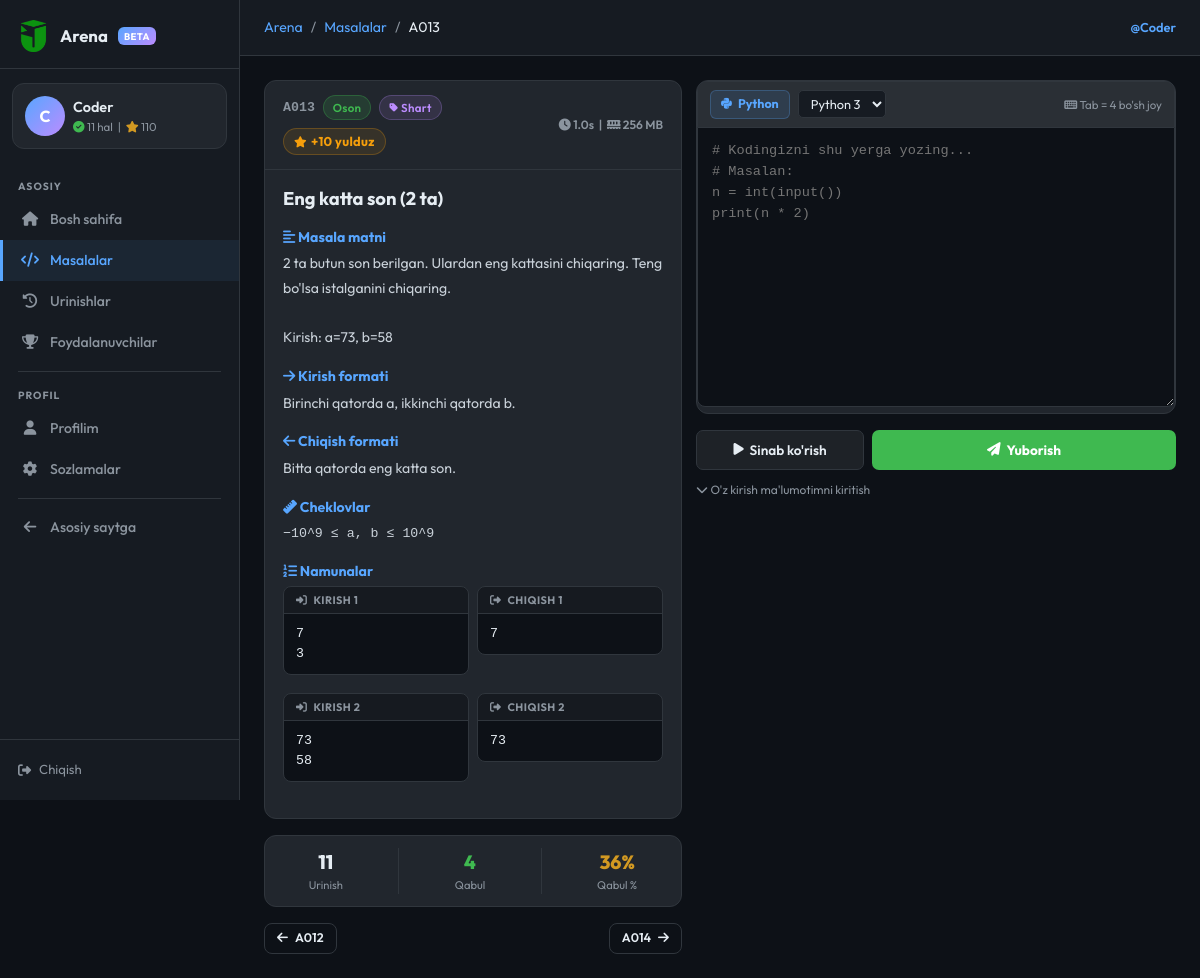
The page /arena/problems/13 (signed in) on the database as committed earlier.
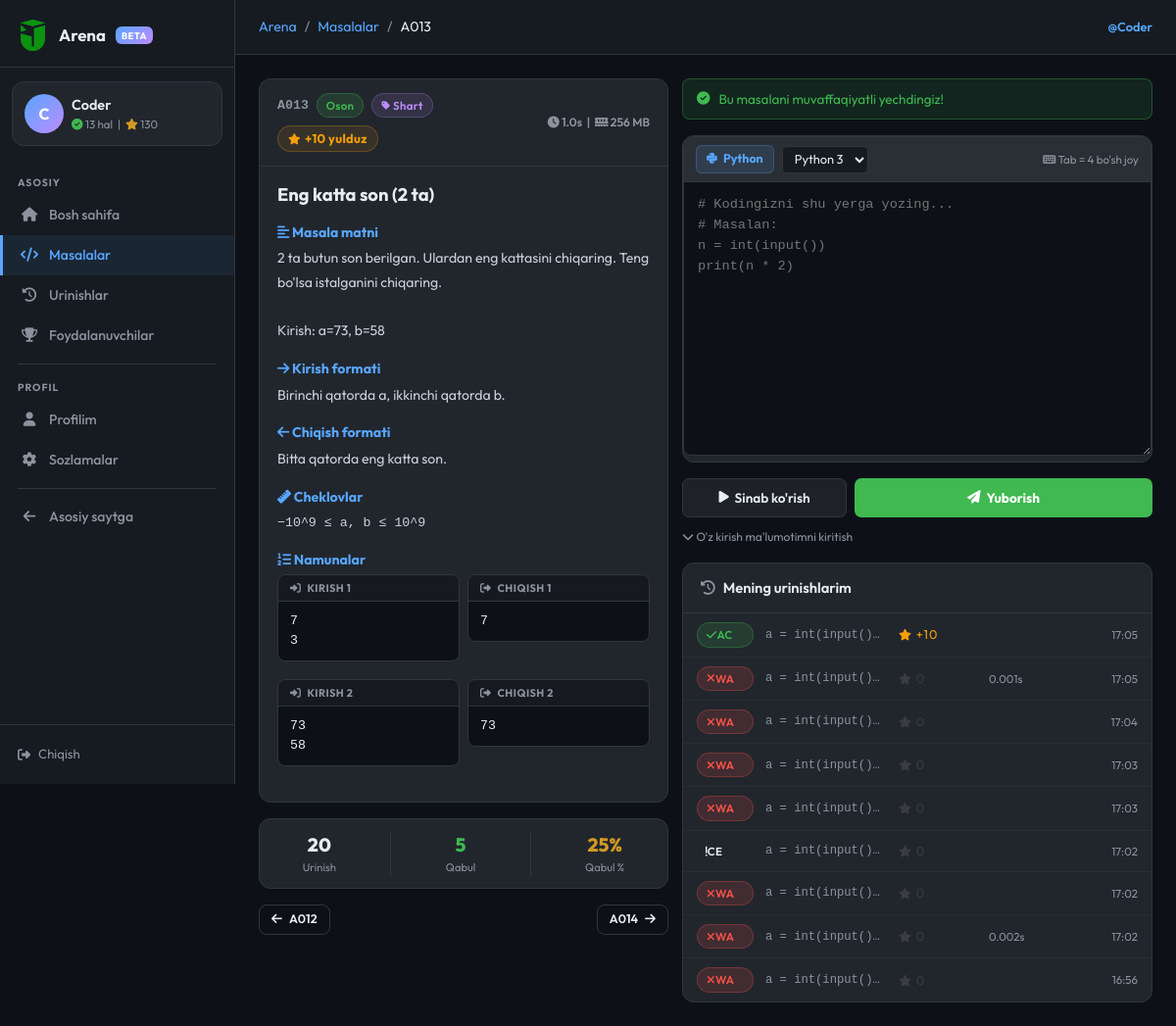
The same page on the database as committed later.
### models.py (models this page shows, shortened)
class ArenaUser(db.Model):
    __tablename__ = 'arena_users'
    id = db.Column(db.Integer, primary_key=True)
    username = db.Column(db.String(50), unique=True, nullable=False)
    full_name = db.Column(db.String(100), nullable=False)
    age = db.Column(db.Integer)
    password_hash = db.Column(db.String(256), nullable=False)
    bio = db.Column(db.Text, default='')
    rating = db.Column(db.Integer, default=0)
    problems_solved = db.Column(db.Integer, default=0)
    total_stars = db.Column(db.Integer, default=0)
    created_at = db.Column(db.DateTime, default=tashkent_now)
    last_seen = db.Column(db.DateTime, default=tashkent_now)
    submissions = db.relationship('ArenaSubmission', backref='user', lazy='dynamic')
    __table_args__ = (
        db.Index('ix_arena_user_username', 'username'),
        db.Index('ix_arena_user_rating', 'rating'),
    )

class ArenaProblem(db.Model):
    __tablename__ = 'arena_problems'
    id = db.Column(db.Integer, primary_key=True)
    code = db.Column(db.String(10), unique=True, nullable=False)  # A001, M005
    title = db.Column(db.String(200), nullable=False)
    description = db.Column(db.Text, nullable=False)
    input_format = db.Column(db.Text, default='')
    output_format = db.Column(db.Text, default='')
    constraints = db.Column(db.Text, default='')
    examples = db.Column(db.Text, default='[]')  # JSON: [{input, output, explanation}]
    hidden_tests = db.Column(db.Text, default='[]')  # JSON: [{input, output}] — foydalanuvchiga ko'rsatilmaydi
    difficulty = db.Column(db.String(10), default='easy')   # easy / medium / hard
    category = db.Column(db.String(50), default='general')
    correct_answer = db.Column(db.Text, default='')          # for auto-grading
    time_limit = db.Column(db.Float, default=1.0)            # seconds (display)
    memory_limit = db.Column(db.Integer, default=256)        # MB (display)
    is_active = db.Column(db.Boolean, default=True)
    created_at = db.Column(db.DateTime, default=tashkent_now)
    accepted_count = db.Column(db.Integer, default=0)
    submission_count = db.Column(db.Integer, default=0)
    submissions = db.relationship('ArenaSubmission', backref='problem', lazy='dynamic')
    __table_args__ = (
        db.Index('ix_arena_problem_difficulty', 'difficulty'),
        db.Index('ix_arena_problem_category', 'category'),
        db.Index('ix_arena_problem_active', 'is_active'),
    )

class ArenaSubmission(db.Model):
    __tablename__ = 'arena_submissions'
    id = db.Column(db.Integer, primary_key=True)
    user_id = db.Column(db.Integer, db.ForeignKey('arena_users.id'), nullable=False)
    problem_id = db.Column(db.Integer, db.ForeignKey('arena_problems.id'), nullable=False)
    code = db.Column(db.Text, default='')            # submitted source code
    language = db.Column(db.String(20), default='python')
    answer = db.Column(db.Text, default='')          # program's stdout (for display)
    status = db.Column(db.String(5), default='PE')   # AC / WA / TLE / RE / CE / PE
    time_used = db.Column(db.Float, default=0.0)     # execution time in seconds
    error_msg = db.Column(db.Text, default='')       # stderr / error text
    tests_passed = db.Column(db.Integer, default=0)  # nechta test o'tdi
    tests_total = db.Column(db.Integer, default=0)   # jami testlar soni
    stars = db.Column(db.Integer, default=0)         # 0–5 yulduz
    submitted_at = db.Column(db.DateTime, default=tashkent_now)
    __table_args__ = (
        db.Index('ix_arena_sub_user', 'user_id'),
        db.Index('ix_arena_sub_problem', 'problem_id'),
        db.Index('ix_arena_sub_user_status', 'user_id', 'status'),
    )

### routes/arena.py (the view)
@arena_bp.route('/problems/<int:pid>')
def problem_detail(pid):
    problem = ArenaProblem.query.filter_by(id=pid, is_active=True).first_or_404()
    try:
        examples = json.loads(problem.examples or '[]')
    except (ValueError, TypeError):
        examples = []
    uid = session.get('arena_user_id')
    my_subs = []
    already_solved = False
    if uid:
        my_subs = (ArenaSubmission.query
                   .filter_by(user_id=uid, problem_id=pid)
                   .order_by(ArenaSubmission.submitted_at.desc())
                   .limit(10).all())
        already_solved = any(s.status == 'AC' for s in my_subs)
    prev_p = (ArenaProblem.query.filter_by(is_active=True)
              .filter(ArenaProblem.code < problem.code)
              .order_by(ArenaProblem.code.desc()).first())
    next_p = (ArenaProblem.query.filter_by(is_active=True)
              .filter(ArenaProblem.code > problem.code)
              .order_by(ArenaProblem.code.asc()).first())
    return render_template('arena/problem_detail.html',
                           problem=problem,
                           examples=examples,
                           my_subs=my_subs,
                           already_solved=already_solved,
                           prev_p=prev_p,
                           next_p=next_p)

### models.py (called while the page is built)
def tashkent_now():
    return datetime.utcnow() + timedelta(hours=5)

### routes/arena.py (called while the page is built)
def _current_user():
    uid = session.get('arena_user_id')
    if not uid:
        return None
    return ArenaUser.query.get(uid)

@arena_bp.context_processor
def _inject():
    u = _current_user()
    if u:
        u.last_seen = tashkent_now()
        try:
            db.session.commit()
        except Exception:
            db.session.rollback()
    return dict(arena_user=u)

### templates/arena/problem_detail.html (shortened to what the changed rows need)
{% extends "arena/base.html" %}
{% block breadcrumb %}
  <li class="breadcrumb-item"><a href="{{ url_for('arena.problems') }}">Masalalar</a></li>
  <li class="breadcrumb-item active">{{ problem.code }}</li>
{% endblock %}
{% block content %}
<div class="pd-wrap">
  <div>
    <div class="ar-card mb-3">
      {% set prob_stars = {'easy': 10, 'medium': 25, 'hard': 50}[problem.difficulty] if problem.difficulty in ('easy','medium','hard') else 10 %}
      <div class="ar-card-header justify-content-between">
        <div class="d-flex align-items-center gap-2 flex-wrap">
          <span style="font-family:'Courier New',monospace; color:var(--ar-muted); font-size:.83rem;">{{ problem.code }}</span>
          <span class="ar-badge badge-{{ problem.difficulty }}">
            {% if problem.difficulty == 'easy' %}Oson{% elif problem.difficulty == 'medium' %}O'rta{% else %}Qiyin{% endif %}
          </span>
          {% if problem.category %}
          <span class="ar-badge" style="background:rgba(188,140,255,.12); color:var(--ar-purple); border:1px solid rgba(188,140,255,.25);">
            <i class="fas fa-tag" style="font-size:.6rem; margin-right:3px;"></i>{{ problem.category }}
          </span>
          {% endif %}
          <span title="Bu masalani to'liq yechsangiz {{ prob_stars }} yulduz olasiz"
                style="display:inline-flex; align-items:center; gap:4px; font-size:.8rem;
                       color:#f59e0b; background:rgba(245,158,11,.1);
                       border:1px solid rgba(245,158,11,.25); border-radius:20px;
                       padding:3px 10px; font-weight:700; letter-spacing:.3px;">
            <i class="fas fa-star" style="font-size:.7rem;"></i>
            +{{ prob_stars }} yulduz
          </span>
        </div>
        <div style="font-size:.75rem; color:var(--ar-muted); white-space:nowrap;">
          <i class="fas fa-clock"></i> {{ problem.time_limit }}s &nbsp;|&nbsp;
          <i class="fas fa-memory"></i> {{ problem.memory_limit }} MB
        </div>
      </div>
      <div class="ar-card-body">
        <h2 style="font-size:1.15rem; font-weight:700; margin:0 0 14px;">{{ problem.title }}</h2>
        <div class="problem-body">
          <h3><i class="fas fa-align-left"></i> Masala matni</h3>
          <p style="white-space:pre-wrap;">{{ problem.description }}</p>
          {% if problem.input_format %}
          <h3><i class="fas fa-arrow-right"></i> Kirish formati</h3>
          <p>{{ problem.input_format }}</p>
          {% endif %}
          {% if problem.output_format %}
          <h3><i class="fas fa-arrow-left"></i> Chiqish formati</h3>
          <p>{{ problem.output_format }}</p>
          {% endif %}
          {% if problem.constraints %}
          <h3><i class="fas fa-ruler"></i> Cheklovlar</h3>
          <p style="font-family:'Courier New',monospace; font-size:.83rem;">{{ problem.constraints }}</p>
          {% endif %}
          {% if examples %}
          <h3><i class="fas fa-list-ol"></i> Namunalar</h3>
          {% for ex in examples %}
          <div class="row g-2 mb-2">
            <div class="col-6">
              <div class="example-box">
                <div class="ex-head"><i class="fas fa-sign-in-alt"></i> Kirish {{ loop.index }}</div>
                <pre>{{ ex.input or '(bo\'sh)' }}</pre>
              </div>
            </div>
            <div class="col-6">
              <div class="example-box">
                <div class="ex-head"><i class="fas fa-sign-out-alt"></i> Chiqish {{ loop.index }}</div>
                <pre>{{ ex.output or '(bo\'sh)' }}</pre>
              </div>
            </div>
          </div>
          {% endfor %}
          {% endif %}
        </div>
      </div>
    </div>
    <div class="ar-card mb-3">
      <div class="ar-card-body" style="padding:12px 16px;">
        <div class="d-flex justify-content-around text-center">
          <div>
            <div style="font-size:1.2rem; font-weight:800; color:var(--ar-text);">{{ problem.submission_count }}</div>
            <div style="font-size:.7rem; color:var(--ar-muted);">Urinish</div>
          </div>
          <div>
            <div style="font-size:1.2rem; font-weight:800; color:var(--ar-green);">{{ problem.accepted_count }}</div>
            <div style="font-size:.7rem; color:var(--ar-muted);">Qabul</div>
          </div>
          <div>
            <div style="font-size:1.2rem; font-weight:800; color:var(--ar-yellow);">
              {% if problem.submission_count %}{{ (problem.accepted_count/problem.submission_count*100)|round|int }}%{% else %}—{% endif %}
            </div>
            <div style="font-size:.7rem; color:var(--ar-muted);">Qabul %</div>
          </div>
        </div>
      </div>
    </div>
  </div>
  <div class="editor-panel">
    {% if arena_user %}
      {% if already_solved %}
      <div class="ar-alert ar-alert-success mb-3" style="padding:10px 14px; font-size:.84rem;">
        <i class="fas fa-check-circle"></i> Bu masalani muvaffaqiyatli yechdingiz!
      </div>
      {% endif %}
      <div class="ar-card mb-3">
        <div class="editor-toolbar">
        </div>
        <textarea id="codeEditor" spellcheck="false" autocomplete="off" autocorrect="off"
                  placeholder="# Kodingizni shu yerga yozing...
# Masalan:
n = int(input())
print(n * 2)
"></textarea>
      </div>
      <div class="action-row">
        <button id="btnRun" class="btn-run" onclick="runCode()">
        </button>
        <button id="btnSubmit" class="btn-submit" onclick="submitCode()">
        </button>
      </div>
      <div style="margin-top:6px;">
        <button onclick="toggleStdin()" style="background:none; border:none; color:var(--ar-muted);
                font-size:.75rem; cursor:pointer; padding:0;">
        </button>
      </div>
    {% endif %}
    {% if my_subs %}
    <div class="ar-card mt-3">
      <div class="ar-card-header">
        <i class="fas fa-history" style="color:var(--ar-muted)"></i> Mening urinishlarim
      </div>
      <div>
        {% for s in my_subs %}
        {% set stars = s.stars if s.stars is defined else 0 %}
        <div class="sub-row sub-row-link" data-sid="{{ s.id }}">
          <span class="ar-badge badge-{{ s.status.lower() }}">
            {% if s.status == 'AC' %}<i class="fas fa-check"></i> AC
            {% elif s.status == 'WA' %}<i class="fas fa-times"></i> WA
            {% elif s.status == 'TLE' %}<i class="fas fa-clock"></i> TLE
            {% elif s.status == 'RE' %}<i class="fas fa-bug"></i> RE
            {% elif s.status == 'CE' %} CE
            {% else %}<i class="fas fa-hourglass"></i> PE{% endif %}
          </span>
          <span class="sub-code-preview" title="{{ s.code }}">
            {{ (s.code or '')[:60] }}{% if (s.code or '')|length > 60 %}…{% endif %}
          </span>
          <span class="star-rating" title="{{ s.tests_passed }}/{{ s.tests_total }} test o'tdi">
            {% if s.stars > 0 %}
              <span class="star-filled"><i class="fas fa-star" style="font-size:.72rem;"></i> +{{ s.stars }}</span>
            {% else %}
              <span class="star-empty"><i class="fas fa-star" style="font-size:.72rem;"></i> 0</span>
            {% endif %}
          </span>
          <span style="color:var(--ar-muted); font-size:.72rem; white-space:nowrap;">
            {% if s.time_used %}{{ s.time_used }}s{% endif %}
          </span>
          <span style="color:var(--ar-muted); font-size:.72rem; white-space:nowrap; text-align:right;">
            {{ s.submitted_at.strftime('%H:%M') }}
          </span>
        </div>
        {% endfor %}
      </div>
    </div>
    {% endif %}
  </div>
</div>
{% endblock %}

### templates/arena/base.html (shortened to what the changed rows need)
<!DOCTYPE html>
<html lang="uz">
<head>
  {% set _site_name = "Jahon School Arena — Asilbek Mirolimov" %}
  {% set _base_url  = (config.get("PUBLIC_BASE_URL","") or request.url_root).rstrip("/") %}
  {% set _default_desc = "Jahon School Arena — Asilbek Mirolimov tomonidan yaratilgan dasturlash platformasi. Masalalarni yeching, bilimingizni sinang, reytingda yuqoriga chiqing." %}
  {% set _default_kw   = "jahon school arena, jahon school test, asilbek mirolimov, arena, dasturlash, python, algoritmlar, online judge, bilim sinash, masala, kod, reyting, informatika, uzbekistan" %}
  {% set _og_image     = _base_url + url_for('static', filename='img/logo.png') %}
  <link href="https://cdn.jsdelivr.net/npm/bootstrap@5.3.0/dist/css/bootstrap.min.css" rel="stylesheet">
  <link rel="stylesheet" href="https://cdnjs.cloudflare.com/ajax/libs/font-awesome/6.4.0/css/all.min.css">
</head>
<body>
<aside class="ar-sidebar" id="arSidebar">
  {% if arena_user %}
  <div class="ar-user-card">
    <div class="d-flex align-items-center gap-2">
      <div class="av">{{ arena_user.username[0].upper() }}</div>
      <div style="min-width:0">
        <div class="uname">{{ arena_user.username }}</div>
        <div class="ustats">
          <i class="fas fa-check-circle" style="color:var(--ar-green)"></i>
          {{ arena_user.problems_solved }} hal &nbsp;|&nbsp;
          <i class="fas fa-star" style="color:var(--ar-yellow)"></i>
          {{ arena_user.rating }}
        </div>
      </div>
    </div>
  </div>
  {% endif %}
</aside>
<div class="ar-main">
  <div class="ar-topbar">
    <nav aria-label="breadcrumb">
      <ol class="breadcrumb">
        <li class="breadcrumb-item"><a href="{{ url_for('arena.index') }}">Arena</a></li>
        {% block breadcrumb %}{% endblock %}
      </ol>
    </nav>
    <div class="ms-auto" style="font-size:0.8rem; color:var(--ar-muted);">
      {% if arena_user %}
      <a href="{{ url_for('arena.profile', username=arena_user.username) }}"
         style="color:var(--ar-primary); text-decoration:none; font-weight:600;">
        @{{ arena_user.username }}
      </a>
      {% else %}
      <a href="{{ url_for('arena.login') }}" style="color:var(--ar-primary); text-decoration:none;">Kirish</a>
      &nbsp;/&nbsp;
      <a href="{{ url_for('arena.register') }}" style="color:var(--ar-muted); text-decoration:none;">Ro'yxat</a>
      {% endif %}
    </div>
  </div>
  <div class="ar-content">
    {% block content %}{% endblock %}
  </div>
</div>
</body>
</html>

Rows that differ between the two databases and show on the page:
changed ArenaUser "Coder": problems_solved "11" → "13"; rating "110" → "130"
changed ArenaProblem "Eng katta son (2 ta)": submission_count "11" → "20"; accepted_count "4" → "5"; accepted_count+submission_count "36" → "25"
added ArenaSubmission: status "AC" (drawn), code "a = int(input()…", stars "10", submitted_at "17:05"
added ArenaSubmission: status "WA" (drawn), code "a = int(input()…", stars 0 (drawn), time_used "0.001", submitted_at "17:05"
added ArenaSubmission: status "WA" (drawn), code "a = int(input()…", stars 0 (drawn), submitted_at "17:04"
added ArenaSubmission: status "WA" (drawn), code "a = int(input()…", stars 0 (drawn), submitted_at "17:03"
added ArenaSubmission: status "WA" (drawn), code "a = int(input()…", stars 0 (drawn), submitted_at "17:03"
added ArenaSubmission: status "CE", code "a = int(input()…", stars 0 (drawn), submitted_at "17:02"
added ArenaSubmission: status "WA" (drawn), code "a = int(input()…", stars 0 (drawn), submitted_at "17:02"
added ArenaSubmission: status "WA" (drawn), code "a = int(input()…", stars 0 (drawn), time_used "0.002", submitted_at "17:02"
added ArenaSubmission: status "WA" (drawn), code "a = int(input()…", stars 0 (drawn), submitted_at "16:56"
Other text that changed with them:
text now shown: "Bu masalani muvaffaqiyatli yechdingiz! Mening urinishlarim"
